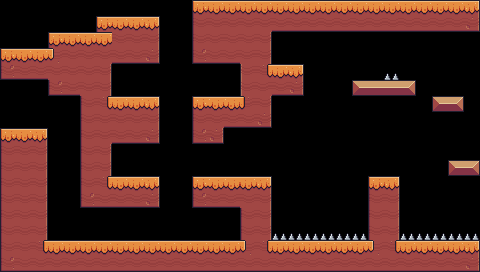

The image is a tile-based game level rendered from a .tmx file. Its description and complete source (layers, tilesets, objects, tile grids) follow:
An orthogonal 30x17 tile map with 16x16 px tiles, 1 tile layer (Tile Layer 1), 1 hidden layer not drawn, 2 tilesets.

<map version="1.9" tiledversion="1.9.2" orientation="orthogonal" renderorder="right-down" width="30" height="17" tilewidth="16" tileheight="16" infinite="0" nextlayerid="3" nextobjectid="1">
 <editorsettings>
  <export target="level6.csv" format="csv" />
 </editorsettings>
 <tileset firstgid="1" source="Terrain (16x16).tsx" />
 <tileset firstgid="243" source="spikes.tsx" />
 <layer id="1" name="Tile Layer 1" width="30" height="17">
  <data encoding="csv">
0,0,0,0,0,0,0,0,0,0,0,0,95,96,96,96,96,96,96,96,96,96,96,96,96,96,96,96,96,97,
0,0,0,0,0,0,95,96,96,97,0,0,117,118,118,118,118,140,140,140,140,140,140,140,140,140,140,140,140,141,
0,0,0,95,96,96,96,118,118,119,0,0,117,2147483766,118,118,119,0,0,0,0,0,0,0,0,0,0,0,0,0,
95,96,96,121,118,118,118,140,140,141,0,0,139,2147483788,2147483788,2147483766,119,0,0,0,0,0,0,0,0,0,0,0,0,0,
139,140,140,118,118,118,119,0,0,0,0,0,0,0,0,2147483767,120,96,97,0,0,0,0,0,243,0,0,0,0,0,
0,0,0,139,140,118,119,0,0,0,0,0,0,0,0,2147483767,2147483766,140,141,0,0,0,13,14,14,15,0,0,0,0,
0,0,0,0,0,117,120,96,96,97,0,0,95,2147483744,2147483744,2147483768,119,0,0,0,0,0,0,0,0,0,0,13,15,0,
0,0,0,0,0,117,118,118,118,119,0,0,117,118,140,140,141,0,0,0,0,0,0,0,0,0,0,0,0,0,
95,96,97,0,0,117,118,140,140,141,0,0,139,141,0,0,0,0,0,0,0,0,0,0,0,0,0,0,0,0,
117,118,119,0,0,117,119,0,0,0,0,0,0,0,0,0,0,0,0,0,0,0,0,0,0,0,0,0,0,0,
117,118,119,0,0,117,119,0,0,0,0,0,0,0,0,0,0,0,0,0,0,0,0,0,0,0,0,0,13,15,
117,118,119,0,0,117,120,96,96,97,0,0,95,2147483744,2147483744,96,97,0,0,0,0,0,0,95,97,0,0,0,0,0,
117,118,119,0,0,139,140,140,140,141,0,0,139,2147483788,2147483788,118,119,0,0,0,0,0,0,117,119,0,0,0,0,0,
117,118,119,0,0,0,0,0,0,0,0,0,0,0,0,117,119,0,0,0,0,0,0,117,119,0,0,0,0,0,
117,118,119,0,0,0,0,0,0,0,0,0,0,0,0,117,119,243,243,243,243,243,243,117,119,243,243,243,243,243,
117,118,120,96,96,96,96,96,96,96,96,96,96,96,96,121,120,96,96,96,96,96,96,121,120,96,96,96,96,97,
139,140,140,140,140,140,140,140,140,140,140,140,140,140,140,140,140,140,140,140,140,140,140,140,140,140,140,140,140,141
</data>
 </layer>
 <layer id="2" name="Tile Layer 2" width="30" height="17" visible="0">
  <data encoding="csv">
0,0,0,0,0,0,0,0,0,0,0,0,0,0,0,0,0,0,0,0,0,0,0,0,0,0,0,0,0,0,
0,0,0,0,216,0,0,0,0,0,0,0,0,0,0,0,0,0,0,0,0,0,0,0,0,0,0,0,0,0,
211,0,0,0,0,0,0,0,0,0,0,0,0,0,0,0,0,0,0,0,0,0,0,0,0,0,0,0,0,0,
0,0,0,0,0,0,0,0,0,0,0,0,0,0,0,0,0,123,0,0,0,0,0,0,0,0,0,0,0,0,
0,0,0,0,0,0,0,0,0,0,0,0,0,0,0,0,0,0,0,0,0,0,0,0,0,0,0,0,0,0,
0,0,0,0,0,0,0,0,216,0,0,0,216,0,0,0,0,0,0,0,0,0,0,0,0,0,0,0,0,0,
0,0,0,0,0,0,0,0,0,0,0,0,0,0,0,0,0,0,0,0,0,0,0,0,0,0,0,0,0,0,
0,0,0,0,0,0,0,0,0,0,0,0,0,0,0,0,0,0,0,0,0,0,0,0,0,0,0,0,0,0,
0,0,0,0,0,0,0,0,0,0,0,0,0,0,0,0,0,0,0,0,0,0,0,0,0,0,0,0,0,0,
0,0,0,0,0,0,0,0,0,0,0,0,0,0,0,0,0,0,0,0,0,0,0,0,0,0,0,0,0,0,
0,0,0,0,0,0,0,0,216,0,0,0,0,216,0,0,0,0,0,0,0,0,0,0,216,0,0,0,0,0,
0,0,0,0,0,0,0,0,0,0,0,0,0,0,0,0,0,0,0,0,0,0,0,0,0,0,0,0,0,0,
0,0,0,0,0,0,0,0,0,0,0,0,0,0,0,0,0,0,0,0,0,0,0,0,0,0,0,0,0,0,
0,0,0,0,0,0,0,0,0,0,0,0,0,0,0,0,0,0,0,0,0,0,0,0,0,0,0,0,216,0,
0,0,0,0,0,216,0,0,0,0,0,0,0,0,0,0,0,0,0,0,0,0,0,0,0,0,0,0,0,0,
0,0,0,0,0,0,0,0,0,0,0,0,0,0,0,0,0,0,0,0,0,0,0,0,0,0,0,0,0,0,
0,0,0,0,0,0,0,0,0,0,0,0,0,0,0,0,0,0,0,0,0,0,0,0,0,0,0,0,0,0
</data>
 </layer>
</map>
